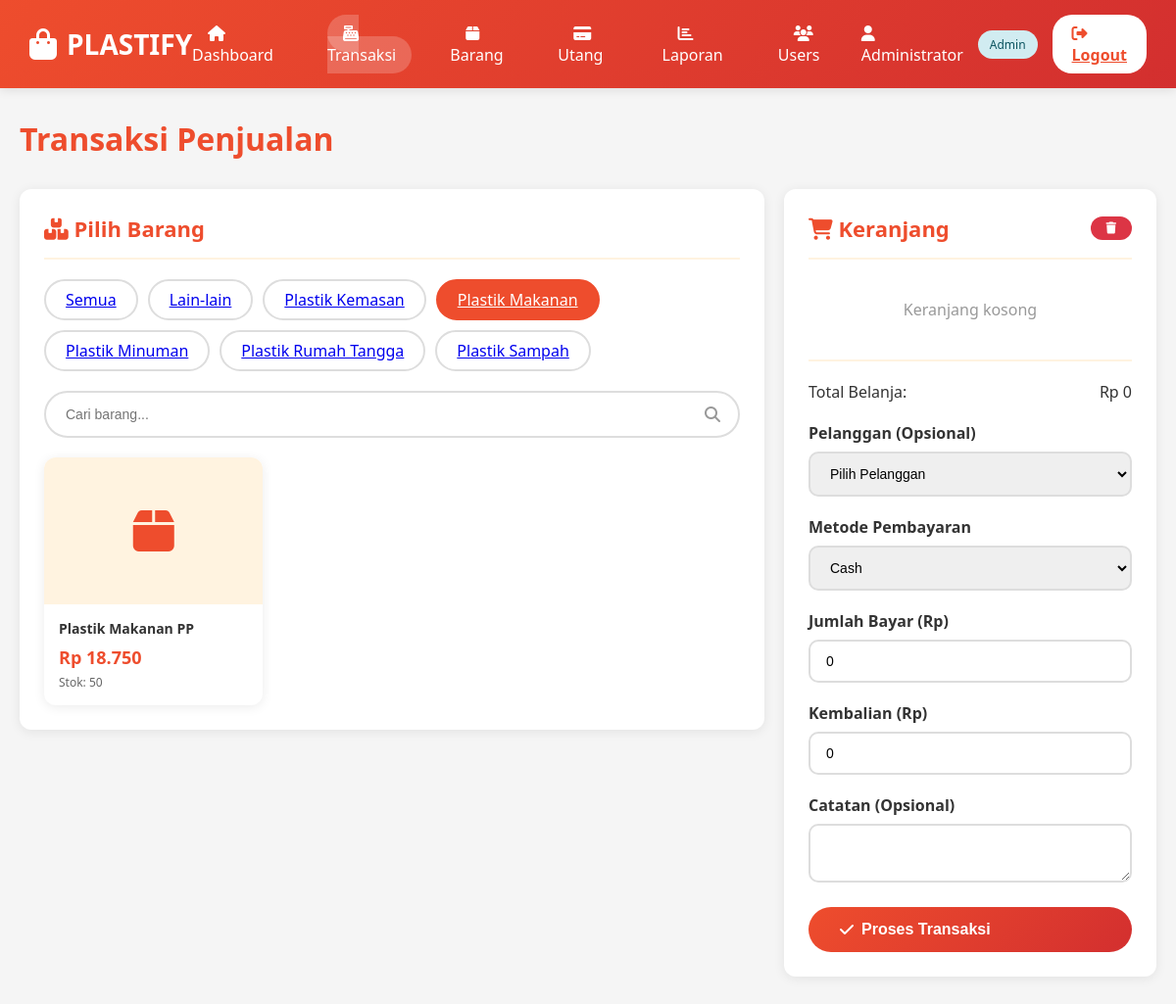
/transaksi.php?kategori=1 (signed in), run on the app's committed database.
### tables this page shows
CREATE TABLE kategori_barang (
    id INT AUTO_INCREMENT PRIMARY KEY,
    nama_kategori VARCHAR(100) NOT NULL,
    created_at TIMESTAMP DEFAULT CURRENT_TIMESTAMP
);

CREATE TABLE barang (
    id INT AUTO_INCREMENT PRIMARY KEY,
    kode_barang VARCHAR(50) NOT NULL UNIQUE,
    nama_barang VARCHAR(200) NOT NULL,
    kategori_id INT NOT NULL,
    harga_beli DECIMAL(10, 2) NOT NULL,
    margin_keuntungan DECIMAL(5, 2) DEFAULT 20.00,
    harga_jual DECIMAL(10, 2) NOT NULL,
    stok INT DEFAULT 0,
    gambar VARCHAR(255),
    created_at TIMESTAMP DEFAULT CURRENT_TIMESTAMP,
    updated_at TIMESTAMP DEFAULT CURRENT_TIMESTAMP ON UPDATE CURRENT_TIMESTAMP,
    FOREIGN KEY (kategori_id) REFERENCES kategori_barang(id) ON DELETE RESTRICT
);

### transaksi.php (the view, shortened to what this page needs)
<?php
require_once 'config/database.php';
$categories = $pdo->query("SELECT * FROM kategori_barang ORDER BY nama_kategori")->fetchAll();
$search = isset($_GET['search']) ? trim($_GET['search']) : '';
$kategori_filter = isset($_GET['kategori']) ? $_GET['kategori'] : '';
if ($search) {
    $stmt = $pdo->prepare("SELECT * FROM barang WHERE nama_barang LIKE ? OR kode_barang LIKE ? AND stok > 0 ORDER BY nama_barang");
    $stmt->execute(["%$search%", "%$search%"]);
} elseif ($kategori_filter) {
    $stmt = $pdo->prepare("SELECT * FROM barang WHERE kategori_id = ? AND stok > 0 ORDER BY nama_barang");
    $stmt->execute([$kategori_filter]);
} else {
    $stmt = $pdo->query("SELECT * FROM barang WHERE stok > 0 ORDER BY nama_barang");
}
$barang = $stmt->fetchAll();
?>
<!DOCTYPE html>
<html lang="id">
<head>
    <link rel="stylesheet" href="assets/css/style.css">
    <link rel="stylesheet" href="https://cdnjs.cloudflare.com/ajax/libs/font-awesome/6.4.0/css/all.min.css">
</head>
<body>
    <header class="header">
        <div class="header-content">
            <div class="logo">
                <i class="fas fa-shopping-bag"></i> PLASTIFY
            </div>
            <ul class="nav-menu">
                <li><a href="dashboard.php"><i class="fas fa-home"></i> Dashboard</a></li>
                <li><a href="transaksi.php" class="active"><i class="fas fa-cash-register"></i> Transaksi</a></li>
                <li><a href="barang.php"><i class="fas fa-box"></i> Barang</a></li>
                <li><a href="utang.php"><i class="fas fa-credit-card"></i> Utang</a></li>
                <li><a href="laporan.php"><i class="fas fa-chart-bar"></i> Laporan</a></li>
                <?php if ($_SESSION['role'] == 'admin'): ?>
                    <li><a href="users.php"><i class="fas fa-users"></i> Users</a></li>
                <?php endif; ?>
            </ul>
            <div class="user-info">
                <span><i class="fas fa-user"></i> <?php echo htmlspecialchars($_SESSION['nama_lengkap']); ?></span>
                <span class="badge badge-info"><?php echo ucfirst($_SESSION['role']); ?></span>
                <a href="logout.php" class="btn-logout"><i class="fas fa-sign-out-alt"></i> Logout</a>
            </div>
        </div>
    </header>
    <div class="container">
        <h1 style="margin-bottom: 30px; color: var(--primary-orange);">Transaksi Penjualan</h1>
        <div style="display: grid; grid-template-columns: 2fr 1fr; gap: 20px;">
            <div>
                <div class="card">
                    <div class="card-header">
                        <h2 class="card-title"><i class="fas fa-boxes"></i> Pilih Barang</h2>
                    </div>
                    <div class="category-pills">
                        <a href="transaksi.php" class="category-pill <?php echo !$kategori_filter ? 'active' : ''; ?>">Semua</a>
                        <?php foreach ($categories as $cat): ?>
                            <a href="transaksi.php?kategori=<?php echo $cat['id']; ?>" class="category-pill <?php echo $kategori_filter == $cat['id'] ? 'active' : ''; ?>">
                                <?php echo htmlspecialchars($cat['nama_kategori']); ?>
                            </a>
                        <?php endforeach; ?>
                    </div>
                    <div class="search-box">
                        <form method="GET" action="">
                            <input type="text" name="search" placeholder="Cari barang..." value="<?php echo htmlspecialchars($search); ?>">
                            <i class="fas fa-search"></i>
                        </form>
                    </div>
                    <div class="product-grid">
                        <?php foreach ($barang as $item): ?>
                            <div class="product-card" onclick="addToCart(<?php echo $item['id']; ?>, '<?php echo htmlspecialchars($item['nama_barang']); ?>', <?php echo $item['harga_jual']; ?>, <?php echo $item['stok']; ?>)">
                                <div class="product-image" style="<?php echo (!empty($item['gambar']) && file_exists($item['gambar'])) ? 'padding:0; background:none;' : ''; ?>">
                                    <?php if (!empty($item['gambar']) && file_exists($item['gambar'])): ?>
                                        <img src="<?php echo htmlspecialchars($item['gambar']); ?>" alt="<?php echo htmlspecialchars($item['nama_barang']); ?>" style="width:100%; height:100%; object-fit:cover; border-radius:inherit; display:block;">
                                    <?php else: ?>
                                        <i class="fas fa-box"></i>
                                    <?php endif; ?>
                                </div>
                                <div class="product-info">
                                    <div class="product-name"><?php echo htmlspecialchars($item['nama_barang']); ?></div>
                                    <div class="product-price">Rp <?php echo number_format($item['harga_jual'], 0, ',', '.'); ?></div>
                                    <div class="product-stock">Stok: <?php echo $item['stok']; ?></div>
                                </div>
                            </div>
                        <?php endforeach; ?>
                    </div>
                </div>
            </div>
            <div>
                <div class="cart-section">
                    <div class="card-header">
                        <h2 class="card-title"><i class="fas fa-shopping-cart"></i> Keranjang</h2>
                        <button onclick="clearCart()" class="btn btn-danger btn-sm">
                            <i class="fas fa-trash"></i>
                        </button>
                    </div>
                    <div id="cart-items">
                        <p style="text-align: center; color: #999; padding: 20px;">Keranjang kosong</p>
                    </div>
                    <div class="cart-total">
                        <div class="total-row">
                            <span>Total Belanja:</span>
                            <span id="cart-total">Rp 0</span>
                        </div>
                    </div>
                    <form method="POST" action="" id="transaction-form" style="margin-top: 20px;">
                        <div class="form-group">
                            <label class="form-label">Pelanggan (Opsional)</label>
                            <select name="pelanggan_id" class="form-control">
                                <option value="">Pilih Pelanggan</option>
                            </select>
                        </div>
                        <div class="form-group">
                            <label class="form-label">Metode Pembayaran</label>
                            <select name="metode_pembayaran" class="form-control" id="metode-pembayaran" onchange="togglePaymentFields()" required>
                                <option value="cash">Cash</option>
                            </select>
                        </div>
                        <div class="form-group" id="bayar-field">
                            <label class="form-label">Jumlah Bayar (Rp)</label>
                            <input type="number" name="total_bayar" class="form-control" id="total-bayar" value="0" oninput="calculateChange()" required>
                        </div>
                        <div class="form-group">
                            <label class="form-label">Kembalian (Rp)</label>
                            <input type="number" name="kembalian" class="form-control" id="kembalian" value="0" readonly>
                        </div>
                        <div class="form-group">
                            <label class="form-label">Catatan (Opsional)</label>
                            <textarea name="catatan" class="form-control" rows="2"></textarea>
                        </div>
                        <button type="submit" class="btn btn-primary btn-lg" style="width: 100%;">
                            <i class="fas fa-check"></i> Proses Transaksi
                        </button>
                    </form>
                </div>
            </div>
        </div>
    </div>
</body>
</html>

### data on the page
kategori_barang: nama_kategori "Lain-lain"
kategori_barang: nama_kategori "Plastik Kemasan"
kategori_barang: nama_kategori "Plastik Makanan"
kategori_barang: nama_kategori "Plastik Minuman"
kategori_barang: nama_kategori "Plastik Rumah Tangga"
kategori_barang: nama_kategori "Plastik Sampah"
barang: nama_barang "Plastik Makanan PP", harga_jual "18.750", stok "50"

### other printed values
$_SESSION['nama_lengkap'] "Administrator"
$_SESSION['role'] "Admin"
